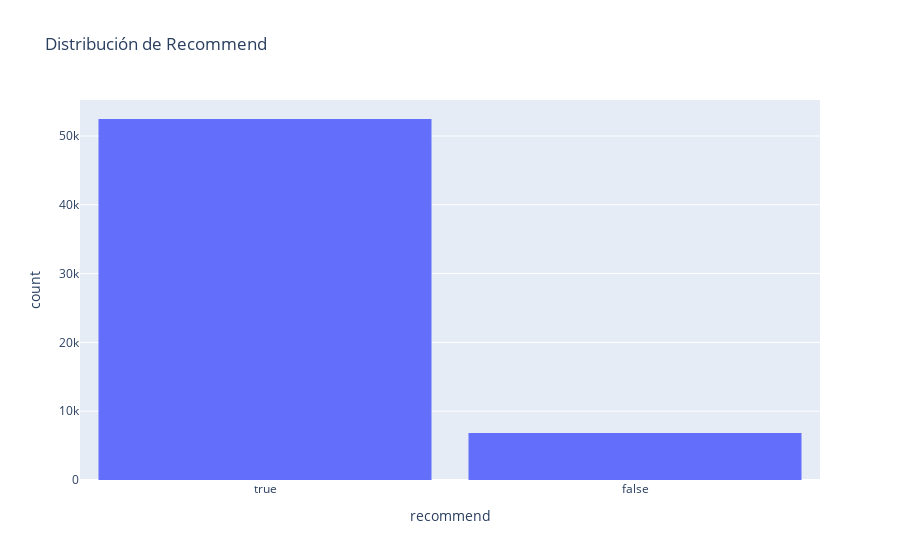

Notebook source saved alongside this figure:
### Code cell
import plotly.express as px
fig = px.histogram(df_DB, x="recommend",title="Distribución de Recommend")
fig.update_layout(bargap=0.1)
fig.show()

### Figure 1 — Plotly figure (JSON) as saved in the notebook; plotly's stock layout.template omitted (floating-point values rounded to 4 significant figures; data arrays with more than 128 entries replaced by an {"elided": "..."} marker saying what was removed)
{"data": [{"alignmentgroup": "True", "bingroup": "x", "hovertemplate": "recommend=%{x}<br>count=%{y}<extra></extra>", "legendgroup": "", "marker": {"color": "#636efa", "pattern": {"shape": ""}}, "name": "", "offsetgroup": "", "orientation": "v", "showlegend": false, "type": "histogram", "x": {"elided": "59305 bool values"}, "xaxis": "x", "yaxis": "y"}], "layout": {"bargap": 0.1, "barmode": "relative", "legend": {"tracegroupgap": 0}, "title": {"text": "Distribución de Recommend"}, "xaxis": {"anchor": "y", "domain": [0, 1], "title": {"text": "recommend"}}, "yaxis": {"anchor": "x", "domain": [0, 1], "title": {"text": "count"}}}}
